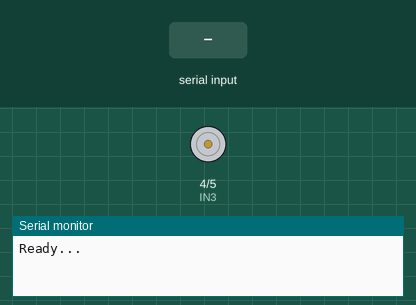
This sketch was run on a simulated Arduino Uno, built with avr-gcc and run on an emulated ATmega328P. Shown: motor-driver pin pairs drawn as motors (green arrow = first pin HIGH = forward, orange = second pin HIGH = backward, longer = more drive, scaled by the enable pin), the last lines printed to the serial monitor. The inputs (shaded band) are chosen by the test bench.

Above: at 2.6 s.
2.7 s: "a,100,1\n" received over Serial
At 3.7 s:
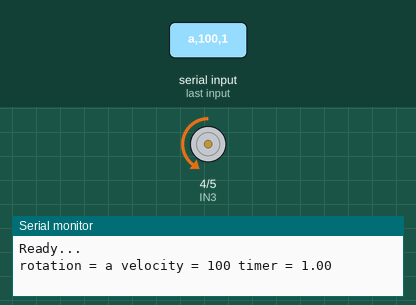
5.4 s: "d,100,1\n" received over Serial
At 6.1 s:
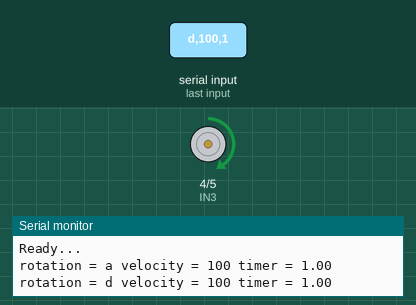
8.1 s: "d,45\n" received over Serial
At 9.1 s:
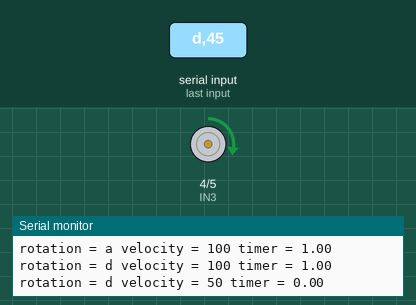
9.8 s: "a,45\n" received over Serial
At 10.4 s:
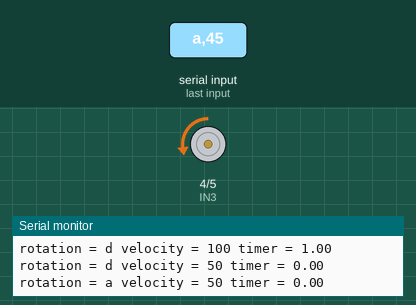
Timing chart, 0 to 12.5 s (numbered marks = the images above; inputs shaded):
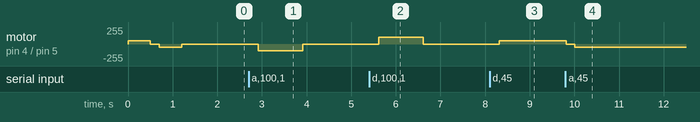

Measured:
- after the input at 2.7 s, motor on pin 4 (IN3) / pin 5 (IN4): stopped → backward 100/255 after 0.22 s, → stopped 1.0 s later
- after the input at 5.4 s, motor on pin 4 (IN3) / pin 5 (IN4): stopped → forward 100/255 after 0.22 s, → stopped 1.0 s later
- after the input at 8.1 s, motor on pin 4 (IN3) / pin 5 (IN4): stopped → forward 50/255 after 0.21 s
- after the input at 9.8 s, motor on pin 4 (IN3) / pin 5 (IN4): forward 50/255 → stopped at once, → backward 50/255 0.20 s later

The sketch:

Ponte_H_L298N_-_Uno.ino
```cpp
/*
  Controle de velocidade e rotação de um motor DC 9V (Motor de impressora, no meu caso).
  Está sendo utilizado apenas um motor na saída B.

  O código aceita comandos como:
    - Esquerda = a;
    - Direita = d;
    - Parar = s;
    - Velocidade = 0 à 255, sendo 0 a menor velocidade (no caso do meu motor o mínimo dele é 50, então foi configado que qual velocidade menor que 50 ele coloca em 50, teste alterando essa velocidade no código abaixo);
    - Tempo de rotação em segundos = 0 ou não passar o parâmetro (Infinito), 1 é um segundo, meio segundo, 0.5 e assim por diante;
    - Exemplo de comando a ser enviado no serial no loop();

  Hardware Necessário:
    - Ponte H L298N;
    - Jumpers Macho x Macho;
    - Jumpers Macho x Fêmea;
    - Arduino UNO;
    - Fonte 9V 2A;
    - Protoboard (Não obrigatório, mas ajuda);
    - Cabo USB para o Arduíno

  Esquema da pinagem:
    - Arduino:
      - Pino Digital 3 (A1);
      - Pino Digital 4 (A2);
      - Pino Digital 5 (A3);
      - GND (A4);

    - Ponte H L298N:
      - Pino ENB (P1);
      - Pino IN3 (P2);
      - Pino IN4 (P3);
      - +12 (P4);
      - GND (P5);
      - OUT3 (P6);
      - OUT4 (P7);

    - Fonte 9V:
      - Positivo (F1);
      - Negativo (F2);

    - Motor 9V:
      - Positivo (M1);
      - Negativo (M2);

    - Ligação:
      - Arduino -> Ponte H
        - A1 -> P1;
        - A2 -> P2;
        - A3 -> P3;
      - Fonte -> Ponte H
        - F1 -> P4;
        - F2 -> P5;
      - Fonte -> Arduino
        - F2 -> A4;

      - Ponto H -> Motor
        - P6 -> M1;
        - P7 -> M2;


      Referência do Código: https://www.filipeflop.com/blog/motor-dc-arduino-ponte-h-l298n/
*/
int ENB = 3; // Output para o controle de velocidade do motor;
int IN3 = 4; // Output para a direção
int IN4 = 5; // Output para a direção

int MIN_SPEED = 50; // Velocidade mínima aceita pelo meu motor de 9V;
int MAX_SPEED = 255; // Máximo que a porta consegue enviar para o motor;

void setup() {
  // Confiração dos pinos como saída;
  pinMode(IN3, OUTPUT);
  pinMode(IN4, OUTPUT);
  pinMode(ENB, OUTPUT);
  // Variáveis auxiliares só para testar o motor;
  int speedMotor = 50; // Menor velocidade possível do motor;
  float timeRotation = 0.5; // Meio segundo para rotacionar o motor;

  // Teste do motor;
  rightRotation(speedMotor, timeRotation); // Roda para a direita na velocidade 50 por meio segundo;
  delay(200); // Pausa rápida;
  leftRotation(speedMotor, timeRotation); // Roda para a esquerda na velocidade 50 por meio segundo;
  delay(200); // Pausa rápida;
  stopMotor(); // Para o motor;

  Serial.begin(9600); // Inicialização do Serial;

  Serial.println("Ready..."); // Mensagem no Monitor Serial indicando que o Arduino está pronto;
}

void loop() {
  if (Serial.available()) { // Se houver algum comando enviado no serial, executa o script;
    String rxString = ""; // Variável que vai receber a concatenação de chars;
    char* strArr[16]; // Variável que recebe o que foi enviado no Serial;

    // Concatenação da String;
    while (Serial.available()) {
      delay(2);
      char ch = Serial.read();
      rxString += ch;
    }

    /*
     *  Exemplo de comando enviado para rotacionar para esquerda na velocidade 100 por 1 segundo: "a,100,1" (Sem as aspas, por favor)
     *
     *  Exemplo de comando enviado para rotacionar para direita na velocidade 100 por 1 segundo: "d,100,1" (Sem as aspas, por favor)
     *
     *  Exemplo de comando enviado para parar o motor: "s" (Sem as aspas, por favor)
     *
     *  Exemplo de comando enviado para rotacionar para direita na velocidade 100 inititamente: "d,120" (Sem as aspas, por favor)
     *
     *  Exemplo de comando enviado para rotacionar para esquerda na menor velocidade do motor: "a" (Sem as aspas, por favor)
     *
     *  a = Esquerda
     *  d = Direita
     *  s = Parar
     *
     *  100 = Velocidade (0 à 255);
     *  1 = 1 Segundo (Pode ser vazio ou 0 (zero) também, vai rotacionar até receber um novo comando ou desligar da energia);
    */
    String rotation = getValue(rxString, ',', 0); // Pega a primeira posição da string divida por vírgula (,);
    String velocityString = getValue(rxString, ',', 1); // Pega a segunda posição da string divida por vírgula (,);
    String timerString = getValue(rxString, ',', 2); // Pega a terceira posição da string divida por vírgula (,);
    int velocity = velocityString.toInt(); // Converte a velocidade para Int;
    float timer = timerString.toFloat(); // Converte o tempo para Float;

    if (velocity < MIN_SPEED) {
      velocity = MIN_SPEED; // Aqui você faz o teste para saber a velocidade mínima que seu motor vai suportar, basta alterar a variável MIN_SPEED no código acima;
    } else if (velocity > MAX_SPEED) { // Caso for informado um valor de velocidade maior que 255 ele limita ao máxímo de 255;
      velocity = MAX_SPEED;
    }

    // Debugs;
    Serial.print("rotation = ");
    Serial.print(rotation);
    Serial.print(" ");
    Serial.print("velocity = ");
    Serial.print(velocity);
    Serial.print(" ");
    Serial.print("timer = ");
    Serial.println(timer);

    switch (rotation[0]) { // Converte a string para char e verifica nos cases, qualquer coisa diferente não faz nada;
      case 'd': // Tecla D, caso queira alterar a tecla, basta trocar aqui
      // case 'j': // Ou descomente essa linha e toque a letra aqui, no caso está sendo recomendado a tecla J;
        stopMotor(); // Para o motor;
        delay(200); // Pausa rápida;
        rightRotation(velocity, timer); // Rotaciona para a direita na velocidade determinada e tempo determinado;
        break;
      case 'a': // Tecla A, caso queira alterar a tecla, basta trocar aqui
      // case 'l': // Ou descomente essa linha e toque a letra aqui, no caso está sendo recomendado a tecla L;
        stopMotor(); // Para o motor;
        delay(200); // Pausa rápida;
        leftRotation(velocity, timer); // Rotaciona para a esquerda na velocidade determinada e tempo determinado;
        break;
      case 's': // Tecla S, caso queira alterar a tecla, basta trocar aqui
      // case 'k': // Ou descomente essa linha e toque a letra aqui, no caso está sendo recomendado a tecla K;
        stopMotor(); // Para o motor;
        break;
      default:
        break;
    }
  }
}

// Função para rotacionar para a direita;
void rightRotation(int vel, float timer) {

  analogWrite(ENB, vel); // Envia a velocidade informada do Serial para o P1;
  digitalWrite(IN3, HIGH); // Aciona o P2;
  digitalWrite(IN4, LOW); // Desativa o P3;
  if (timer > 0.00) { // Caso o tempo for maior que 0, entra aqui;
    timer = timer * 1000; // Multiplica o número por 1000 para receber o valor em milissegundos;
    delay(timer); // Mater o motor ligado com o tempo em segundos determinado no Serial;
    stopMotor(); // Para o motor;
  }

}

// Função para rotacionar para a esquerda;
void leftRotation(int vel, float timer) {

  analogWrite(ENB, vel); // Envia a velocidade informada do Serial para o P1;
  digitalWrite(IN3, LOW); // Desativa o P2;
  digitalWrite(IN4, HIGH); // Aciona o P3;

  if (timer > 0.00) { // Caso o tempo for maior que 0, entra aqui;
    timer = timer * 1000; // Multiplica o número por 1000 para receber o valor em milissegundos;
    delay(timer); // Mater o motor ligado com o tempo em segundos determinado no Serial;
    stopMotor(); // Para o motor;
  }
}

// Função para parar o motor;
void stopMotor() {
  digitalWrite(IN3, LOW); // Desativa o P2;
  digitalWrite(IN4, LOW); // Desativa o P3;
}

// Função para retornar os valores da string separado por vírgula;
// Referência do código: https://arduino.stackexchange.com/questions/1013/how-do-i-split-an-incoming-string
String getValue(String data, char separator, int index) {
    int found = 0;
    int strIndex[] = { 0, -1 };
    int maxIndex = data.length() - 1;

    for (int i = 0; i <= maxIndex && found <= index; i++) {
        if (data.charAt(i) == separator || i == maxIndex) {
            found++;
            strIndex[0] = strIndex[1] + 1;
            strIndex[1] = (i == maxIndex) ? i+1 : i;
        }
    }
    return found > index ? data.substring(strIndex[0], strIndex[1]) : "";
}
```
